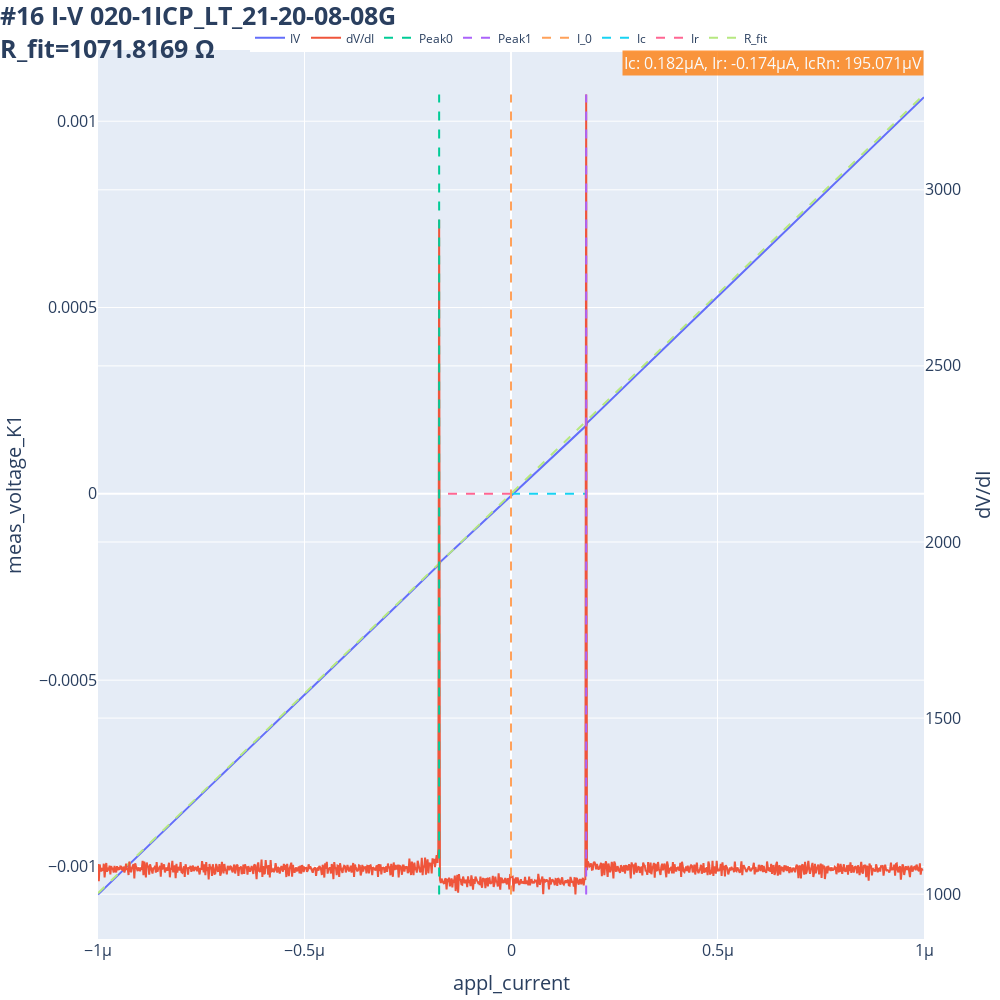

This figure's notebook cell:
### Code cell
dataset = qc.load_by_id(dataid)
plot_IV_and_dVdI(dataid)

### Figure 1 — Plotly figure (JSON) as saved in the notebook; plotly's stock layout.template omitted (floating-point values rounded to 4 significant figures; data arrays with more than 128 entries replaced by an {"elided": "..."} marker saying what was removed)
{"data": [{"mode": "lines", "name": "IV", "type": "scatter", "x": {"elided": "1001 float values"}, "y": {"elided": "1001 float values"}}, {"mode": "lines", "name": "dV/dI", "type": "scatter", "x": {"elided": "1001 float values"}, "y": {"elided": "1001 float values"}, "yaxis": "y2"}, {"line": {"dash": "dash"}, "mode": "lines", "name": "Peak0", "type": "scatter", "x": [-1.74e-07, -1.74e-07], "y": [998.9, 3271.0], "yaxis": "y2"}, {"line": {"dash": "dash"}, "mode": "lines", "name": "Peak1", "type": "scatter", "x": [1.82e-07, 1.82e-07], "y": [998.9, 3271.0], "yaxis": "y2"}, {"line": {"dash": "dash"}, "mode": "lines", "name": "I_0", "type": "scatter", "x": [0, 0], "y": [998.9, 3271.0], "yaxis": "y2"}, {"line": {"dash": "dash"}, "mode": "lines", "name": "Ic", "type": "scatter", "x": [0, 1.82e-07], "y": [0, 0]}, {"line": {"dash": "dash"}, "mode": "lines", "name": "Ir", "type": "scatter", "x": [0, -1.74e-07], "y": [0, 0]}, {"line": {"dash": "dash"}, "mode": "lines", "name": "R_fit", "type": "scatter", "x": [-1e-06, 1e-06], "y": [-0.001072, 0.001072]}], "layout": {"annotations": [{"align": "right", "bgcolor": "#ff7f0e", "font": {"color": "#ffffff", "size": 16}, "opacity": 0.8, "showarrow": false, "text": "Ic: 0.182µA, Ir: -0.174µA, IcRn: 195.071µV", "x": 1, "xref": "paper", "y": 1, "yref": "paper"}], "height": 1000, "legend": {"orientation": "h", "x": 0.5, "xanchor": "center", "y": 1.03, "yanchor": "top"}, "margin": {"b": 10, "l": 10, "r": 10, "t": 50}, "title": {"font": {"size": 25}, "text": "<b>#16 I-V 020-1ICP_LT_21-20-08-08G<br>R_fit=1071.8169 Ω", "x": 0}, "width": 1000, "xaxis": {"tickfont": {"size": 16}, "title": {"font": {"size": 20}, "text": "appl_current"}}, "yaxis": {"tickfont": {"size": 16}, "title": {"font": {"size": 20}, "text": "meas_voltage_K1"}}, "yaxis2": {"overlaying": "y", "side": "right", "tickfont": {"size": 16}, "title": {"font": {"size": 20}, "text": "dV/dI"}}}}
